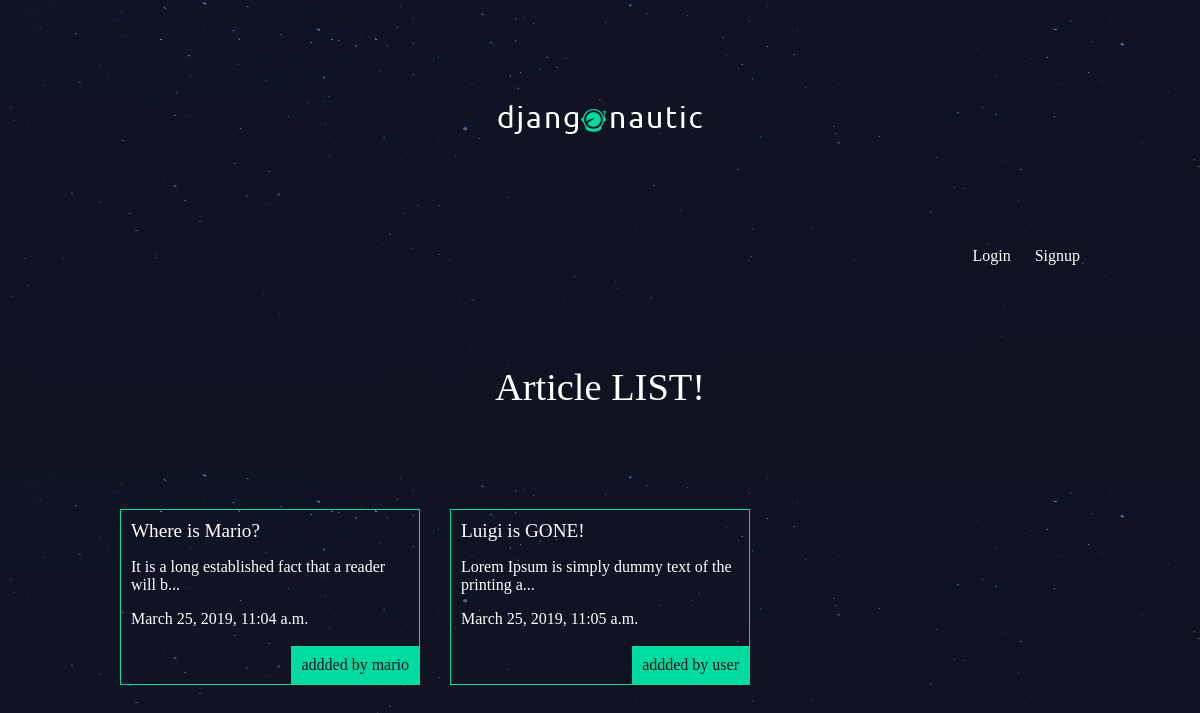
The app's page /articles/ with its own data.
### articles/models.py (models this page shows, shortened)
class Article(models.Model):
    title = models.CharField(max_length = 100)
    slug = models.SlugField()
    body = models.TextField()
    date = models.DateTimeField(auto_now_add = True)
    thumbnail = models.ImageField(default = 'default.png', blank = True)
    author = models.ForeignKey(User, default = None, on_delete=models.CASCADE)
    def snippet(self):
        return self.body[:50] +'...'

### articles/views.py (the view)
# urls.py: path('', views.article_list, name = "list"),
def article_list(request):
    articles = Article.objects.all().order_by('date')
    return render(request, 'articles/article_list.html', {'articles': articles})

### articles/templates/articles/article_list.html
{% extends 'base.html' %}
{% block content %}
    <h1>Article LIST!</h1>
    <div class="articles">
        {% for article in articles %}
            <div class="article">
                <h2><a href="{% url 'articles:detail' slug=article.slug %}">{{ article.title }}</a></h2>
                <p>{{ article.snippet }}</p>
                <p>{{ article.date }}</p>
                <p class="author">addded by {{ article.author.username }}</p>
            </div>
        {% endfor %}
    </div>
{% endblock %}

### templates/base.html (shortened to what this page needs)
{% load static from staticfiles %}
<!DOCTYPE html>
<html lang="en" dir="ltr">
    <head>
        <link rel="stylesheet" href="{% static 'style.css' %}">
    </head>
    <body>
        <div class="wrapper">
            <h1><a href="{% url 'home' %}"><img src="{% static 'logo.png' %}"></a></h1>
            <nav>
                <ul>
                    {% if user.is_authenticated %}
                    <li>
                        <form class="logout-link" action="{% url 'accounts:logout' %}" method="post">
                            {% csrf_token %}
                            <button type="submit">Logout</button>
                        </form>
                    </li>
                    <li><a href="{% url 'articles:create' %}" class="highlight">New Article</a></li>
                    {% else %}
                    <li><a href="{% url 'accounts:login' %}">Login</a></li>
                    <li><a href="{% url 'accounts:signup' %}">Signup</a></li>
                    {% endif %}
                </ul>
            </nav>
            {% block content %}
            {% endblock %}
        </div>
    </body>
</html>

### assets/style.css (style rules this page uses)
body { background-color: #0f121f; background-image: url(/static/stars.png); background-repeat-y: no-repeat; color: #fff; }
body * { font-family: Ubuntu; }
h1, h2, h3, h4, h5 { font-weight: normal; margin: 0; }
a, a:hover, a:visited { color: #fff; text-decoration: none; }
.wrapper { max-width: 960px; margin: 0 auto; }
div.wrapper > h1 { text-align: center; margin: 100px auto; font-size: 2.4em }
nav { justify-self: end; }
nav li { display: inline-block; list-style-type: none; margin-left: 20px; }
.articles { display: grid; grid-template-columns: 1fr 1fr 1fr; grid-gap: 30px; }
.article { padding: 10px; border: 1px solid #00dba0; position: relative; padding-bottom: 40px; }
.article h2 { font-size: 1.2em; }
.article .author { padding: 10px; background: #00dba0; position: absolute; right: 0; bottom: 0; margin: 0; color: #0f121f; }

### records on screen
Article: title "Where is Mario?", snippet "It is a long established fact that a reader will b...", date "March 25, 2019, 11:04 a.m.", author.username "mario"
Article: title "Luigi is GONE!", snippet "Lorem Ipsum is simply dummy text of the printing a...", date "March 25, 2019, 11:05 a.m.", author.username "user"
